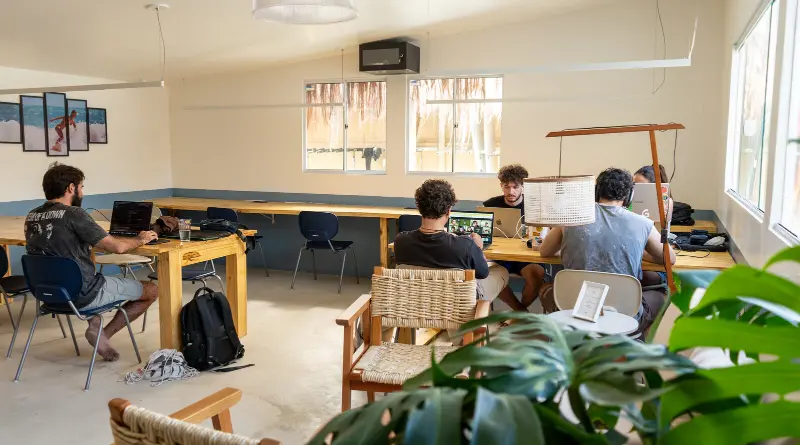
#> input picture assets/03f5c94b69f8bd18.webp, 800 x 445 px; its folder holds 4 pictures in this run
$ python images_mobiles.py
#> lines starting #> are read from the running program, lines starting #| are printed output that depends on the picture
#!/usr/bin/env python3
"""Photos plus légères pour les téléphones (19/11/2026).

    python3 outils/images_mobiles.py      # après « empaqueter » ; idempotent

1. Pour chaque photo de assets/ (webp, jpg), fabrique des versions réduites
   assets/m/<nom>-<largeur>.webp (480, 720 et 960 px de large), seulement quand la photo
   d'origine est nettement plus large et que la version réduite pèse vraiment moins.
   Les fichiers déjà présents ne sont pas refaits. Demande Pillow (pip install Pillow).
2. Pose dans la tête de index.html, entre deux repères, un petit script qui, sur les écrans
   de 900 px de large ou moins, ajoute à chaque <img> du site la liste de ces versions (srcset)
   et la taille réellement affichée (sizes). Le téléphone télécharge alors la plus petite version
   assez nette pour son écran ; l'ordinateur n'est pas concerné.

Garde-fous du script : la galerie plein écran garde les photos d'origine (elle les précharge) ;
une image cachée au moment de l'affichage garde la photo d'origine ; une image qui s'agrandit
ensuite (rotation du téléphone…) reçoit une version plus grande ; toute erreur laisse l'image
telle qu'avant.
"""
import json, os, re, sys

RACINE = os.path.dirname(os.path.dirname(os.path.abspath(__file__)))
ASSETS = os.path.join(RACINE, 'assets')
SORTIE = os.path.join(ASSETS, 'm')
INDEX = os.path.join(RACINE, 'index.html')
LARGEURS = (480, 720, 960)
DEBUT, FIN = '<!-- images-mobiles:debut -->', '<!-- images-mobiles:fin -->'

try:
    from PIL import Image
except ImportError:
    sys.exit('Pillow manque : pip3 install Pillow')

SCRIPT = r"""<script data-images-mobiles="1">
  // Photos plus légères sur téléphone : voir outils/images_mobiles.py (fichier régénéré, ne pas modifier ici).
  (function () {
    try {
      // La largeur se lit au moment où l'image s'affiche : ici, la page n'a pas encore déclaré sa largeur mobile (Safari).
      if (!window.matchMedia) return;
      var MQ = matchMedia('(max-width: 900px)'), P = HTMLImageElement.prototype, D = Object.getOwnPropertyDescriptor(P, 'src'), SA = Element.prototype.setAttribute;
      if (!D || !D.set || !('sizes' in P) || !('srcset' in P)) return;
      var T = __TABLE__, A = '/assets/';
      var RO = window.ResizeObserver ? new ResizeObserver(function (es) {
        es.forEach(function (e) {
          var im = e.target, n = besoin(im, im.__imT);
          if (n > im.__imB * 1.1) { im.__imB = n; SA.call(im, 'sizes', n + 'px'); }
        });
      }) : null;
      function besoin(im, t) {
        var r = im.getBoundingClientRect();
        if (!r.width) return 0;
        return Math.ceil(Math.max(r.width, r.height * t[0] / t[1]));
      }
      function connue(v) {
        var i = typeof v === 'string' ? v.indexOf(A) : -1;
        return i >= 0 && T[v.slice(i + A.length)] ? i : -1;
      }
      function prepare(im, v) {
        if (im.__imS === v) return;
        if (im.__imS) { im.removeAttribute('srcset'); im.removeAttribute('sizes'); im.__imS = null; if (RO) RO.unobserve(im); }
        if (!MQ.matches || !im.isConnected || im.hasAttribute('srcset')) return;
        if (im.hasAttribute('data-gal-img') || im.closest('[data-gal-modal]')) return;
        var i = connue(v); if (i < 0) return;
        var nom = v.slice(i + A.length), t = T[nom];
        var n = besoin(im, t); if (!n) return;
        var base = v.slice(0, i + A.length) + 'm/' + nom.replace(/\.[a-z]+$/, '') + '-';
        var s = t[2].map(function (w) { return base + w + '.webp ' + w + 'w'; }).join(', ') + ', ' + v + ' ' + t[0] + 'w';
        SA.call(im, 'sizes', n + 'px'); SA.call(im, 'srcset', s);
        im.__imS = v; im.__imB = n; im.__imT = t; if (RO) RO.observe(im);
      }
      // Safari télécharge une image dès que son adresse est posée, avant même qu'elle soit dans la page :
      // l'adresse d'une image pas encore placée est gardée de côté, puis posée dès que l'image entre dans la page
      // (à ce moment on connaît sa taille). Filet : posée quoi qu'il arrive au bout de 1,5 s.
      var attente = [];
      function poser(im) {
        var v = im.__imA; if (v === undefined) return;
        im.__imA = undefined;
        try { prepare(im, v); } catch (e) {}
        SA.call(im, 'src', v);
      }
      function vider(tout) {
        var reste = [];
        for (var k = 0; k < attente.length; k++) {
          var im = attente[k];
          if (im.__imA === undefined) continue;
          if (tout || im.isConnected) poser(im); else reste.push(im);
        }
        attente = reste;
      }
      new MutationObserver(function () { if (attente.length) vider(false); })
        .observe(document, { childList: true, subtree: true });
      Object.defineProperty(P, 'src', { configurable: true, enumerable: D.enumerable,
        get: function () { if (this.__imA === undefined) return D.get.call(this); var a = document.createElement('a'); a.href = this.__imA; return a.href; },
        set: function (v) { this.__imA = undefined; try { prepare(this, v); } catch (e) {} D.set.call(this, v); } });
      Element.prototype.setAttribute = function (n, v) {
        if (this instanceof HTMLImageElement && String(n).toLowerCase() === 'src') {
          if (MQ.matches && !this.isConnected && connue(String(v)) >= 0) {
            if (this.__imA === undefined) { attente.push(this); setTimeout(function () { vider(true); }, 1500); }
            this.__imA = String(v);
            return;
          }
          this.__imA = undefined;
          try { prepare(this, String(v)); } catch (e) {}
        }
        return SA.call(this, n, v);
      };
    } catch (e) {}
  })();
  </script>"""


def variantes():
    os.makedirs(SORTIE, exist_ok=True)
    table, faites = {}, 0
    for nom in sorted(os.listdir(ASSETS)):
        if not re.search(r'\.(webp|jpe?g)$', nom, re.I):
            continue
        chemin = os.path.join(ASSETS, nom)
        with Image.open(chemin) as im:
#> im is the input picture: PIL image 800x445 RGB; mean R, G, B 155.4, 148.6, 124.5
            w0, h0 = im.size
#> w0 = 800; h0 = 445
            gardees = []
            for w in LARGEURS:
                if w0 < w * 1.15:
                    continue
                dest = os.path.join(SORTIE, re.sub(r'\.[a-z]+$', '', nom, flags=re.I) + f'-{w}.webp')
                if not os.path.exists(dest):
                    h = round(h0 * w / w0)
                    im.convert('RGB').resize((w, h), Image.LANCZOS).save(dest, 'WEBP', quality=80, method=6)
                    faites += 1
                if os.path.getsize(dest) < os.path.getsize(chemin) * 0.85:
                    gardees.append(w)
                else:
                    os.remove(dest)
#> this loop made 3 passes
#> pass 1, in variantes, `im.convert('RGB').resize((w, h), Image.LANCZOS).save(dest, 'WEBP', qua..`:
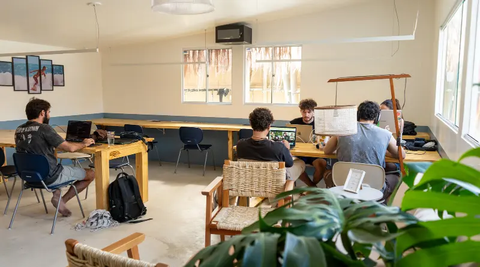
#> saved as 03f5c94b69f8bd18-480.webp: PIL image 480x267 RGB; mean R, G, B 155.4, 148.6, 124.5
#> after the loop, faites = 1; gardees = [480]
            if gardees:
                table[nom] = [w0, h0, gardees]
    return table, faites


def poser(table):
#> (the run stopped early here; a loop or call above may not have finished)
